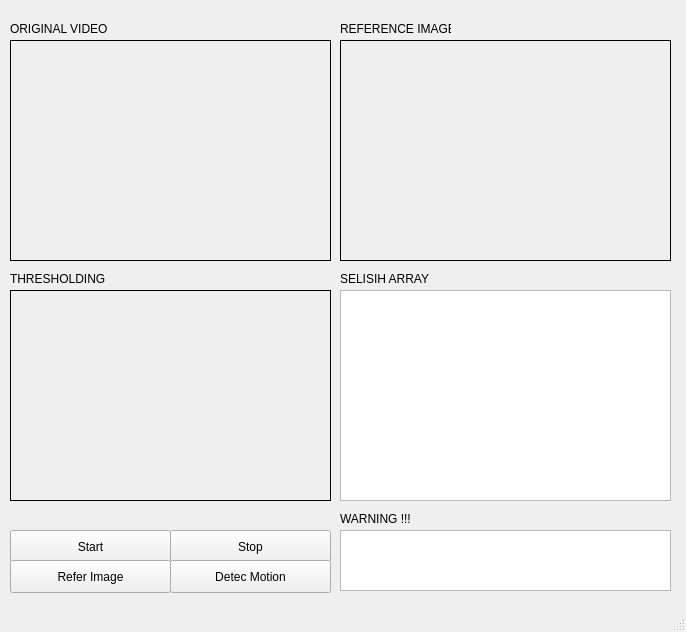
<?xml version="1.0" encoding="UTF-8"?>
<ui version="4.0">
 <class>MainWindow</class>
 <widget class="QMainWindow" name="MainWindow">
  <property name="geometry">
   <rect>
    <x>0</x>
    <y>0</y>
    <width>686</width>
    <height>632</height>
   </rect>
  </property>
  <property name="windowTitle">
   <string>MainWindow</string>
  </property>
  <widget class="QWidget" name="centralwidget">
   <widget class="QLabel" name="refLabel">
    <property name="geometry">
     <rect>
      <x>10</x>
      <y>40</y>
      <width>321</width>
      <height>221</height>
     </rect>
    </property>
    <property name="frameShape">
     <enum>QFrame::Box</enum>
    </property>
    <property name="text">
     <string/>
    </property>
   </widget>
   <widget class="QPushButton" name="btnRef">
    <property name="geometry">
     <rect>
      <x>10</x>
      <y>530</y>
      <width>161</width>
      <height>33</height>
     </rect>
    </property>
    <property name="text">
     <string>Start</string>
    </property>
   </widget>
   <widget class="QLabel" name="label_2">
    <property name="geometry">
     <rect>
      <x>10</x>
      <y>20</y>
      <width>111</width>
      <height>17</height>
     </rect>
    </property>
    <property name="text">
     <string>ORIGINAL VIDEO</string>
    </property>
   </widget>
   <widget class="QLabel" name="label_5">
    <property name="geometry">
     <rect>
      <x>340</x>
      <y>270</y>
      <width>111</width>
      <height>17</height>
     </rect>
    </property>
    <property name="text">
     <string>SELISIH ARRAY</string>
    </property>
   </widget>
   <widget class="QTextEdit" name="diffLabel">
    <property name="geometry">
     <rect>
      <x>340</x>
      <y>290</y>
      <width>331</width>
      <height>211</height>
     </rect>
    </property>
    <property name="readOnly">
     <bool>true</bool>
    </property>
   </widget>
   <widget class="QPushButton" name="btnStop">
    <property name="geometry">
     <rect>
      <x>170</x>
      <y>530</y>
      <width>161</width>
      <height>33</height>
     </rect>
    </property>
    <property name="text">
     <string>Stop</string>
    </property>
   </widget>
   <widget class="QPushButton" name="btnRefer">
    <property name="geometry">
     <rect>
      <x>10</x>
      <y>560</y>
      <width>161</width>
      <height>33</height>
     </rect>
    </property>
    <property name="text">
     <string>Refer Image</string>
    </property>
   </widget>
   <widget class="QPushButton" name="btnDetec">
    <property name="geometry">
     <rect>
      <x>170</x>
      <y>560</y>
      <width>161</width>
      <height>33</height>
     </rect>
    </property>
    <property name="text">
     <string>Detec Motion</string>
    </property>
   </widget>
   <widget class="QLabel" name="referLabel">
    <property name="geometry">
     <rect>
      <x>340</x>
      <y>40</y>
      <width>331</width>
      <height>221</height>
     </rect>
    </property>
    <property name="frameShape">
     <enum>QFrame::Box</enum>
    </property>
    <property name="text">
     <string/>
    </property>
   </widget>
   <widget class="QLabel" name="label_7">
    <property name="geometry">
     <rect>
      <x>340</x>
      <y>20</y>
      <width>111</width>
      <height>17</height>
     </rect>
    </property>
    <property name="text">
     <string>REFERENCE IMAGE</string>
    </property>
   </widget>
   <widget class="QTextEdit" name="warnText">
    <property name="enabled">
     <bool>true</bool>
    </property>
    <property name="geometry">
     <rect>
      <x>340</x>
      <y>530</y>
      <width>331</width>
      <height>61</height>
     </rect>
    </property>
    <property name="font">
     <font>
      <family>DejaVu Sans</family>
      <pointsize>20</pointsize>
      <weight>75</weight>
      <bold>true</bold>
     </font>
    </property>
    <property name="frameShadow">
     <enum>QFrame::Sunken</enum>
    </property>
    <property name="readOnly">
     <bool>true</bool>
    </property>
   </widget>
   <widget class="QLabel" name="label_8">
    <property name="geometry">
     <rect>
      <x>340</x>
      <y>510</y>
      <width>111</width>
      <height>17</height>
     </rect>
    </property>
    <property name="text">
     <string>WARNING !!!</string>
    </property>
   </widget>
   <widget class="QLabel" name="thresLabel">
    <property name="geometry">
     <rect>
      <x>10</x>
      <y>290</y>
      <width>321</width>
      <height>211</height>
     </rect>
    </property>
    <property name="frameShape">
     <enum>QFrame::Box</enum>
    </property>
    <property name="text">
     <string/>
    </property>
   </widget>
   <widget class="QLabel" name="label_9">
    <property name="geometry">
     <rect>
      <x>10</x>
      <y>270</y>
      <width>111</width>
      <height>17</height>
     </rect>
    </property>
    <property name="text">
     <string>THRESHOLDING</string>
    </property>
   </widget>
  </widget>
  <widget class="QStatusBar" name="statusbar"/>
 </widget>
 <resources/>
 <connections/>
</ui>
